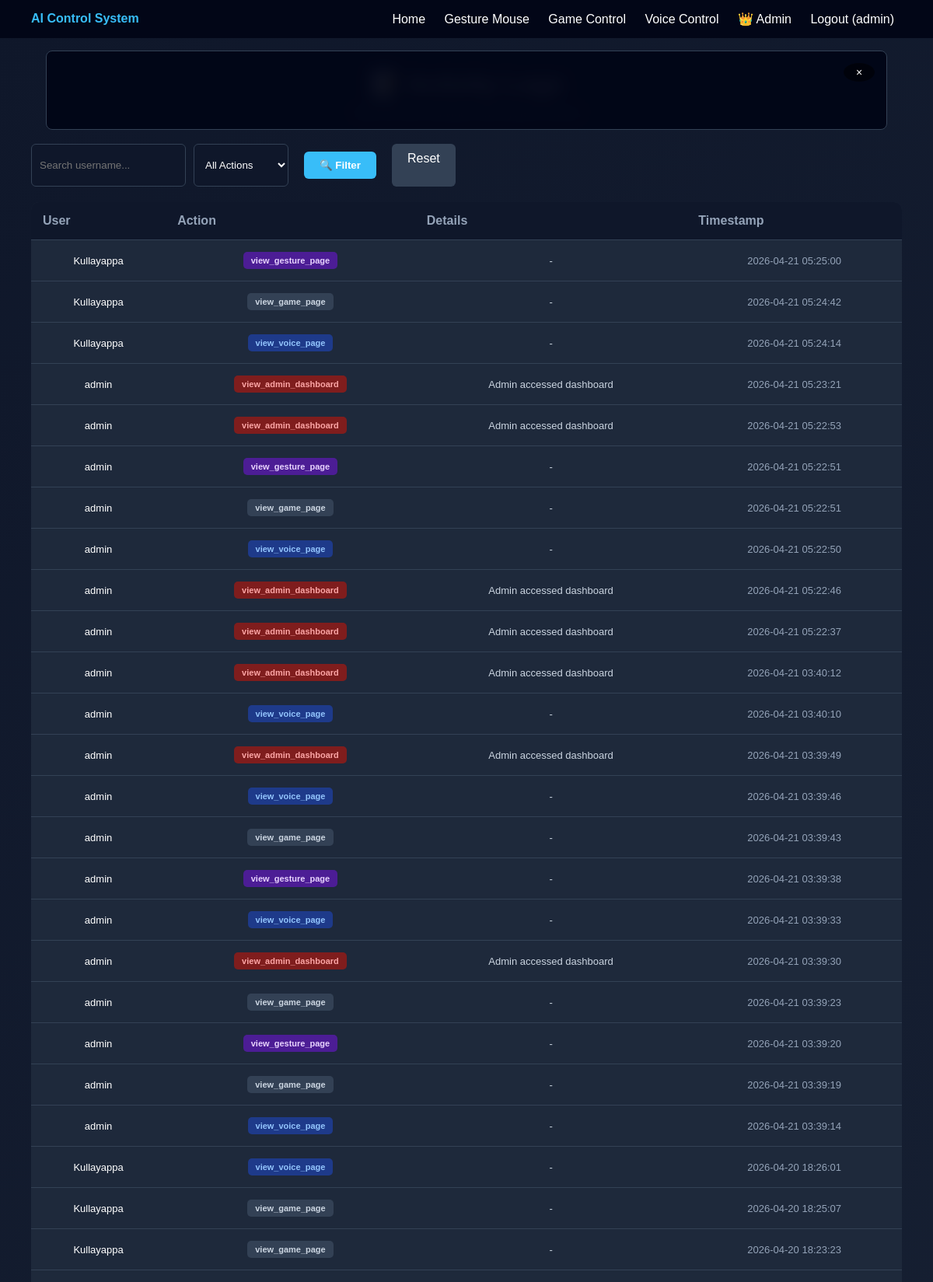
The page /admin/logs (signed in, upper part) on the database its author committed.
### models.py (models this page shows, shortened)
class User(UserMixin, db.Model):
    __tablename__ = 'users'
    id = db.Column(db.Integer, primary_key=True)
    username = db.Column(db.String(80), unique=True, nullable=False, index=True)
    email = db.Column(db.String(120), unique=True, nullable=False, index=True)
    password_hash = db.Column(db.String(255), nullable=False)
    role = db.Column(db.String(20), default='user', nullable=False)  # 'admin' or 'user'
    is_active = db.Column(db.Boolean, default=True)
    created_at = db.Column(db.DateTime, default=datetime.utcnow)
    activity_logs = db.relationship('ActivityLog', backref='user', lazy=True, cascade='all, delete-orphan')
    def is_admin(self):
        return self.role == 'admin'

class ActivityLog(db.Model):
    __tablename__ = 'activity_logs'
    id = db.Column(db.Integer, primary_key=True)
    user_id = db.Column(db.Integer, db.ForeignKey('users.id'), nullable=False, index=True)
    action = db.Column(db.String(200), nullable=False)  # e.g., 'start_gesture', 'voice_command'
    details = db.Column(db.Text)  # JSON or text details
    timestamp = db.Column(db.DateTime, default=datetime.utcnow, index=True)

### app.py (the view)
@app.route('/admin/logs')
@admin_required
def admin_logs():
    search = request.args.get('search', '')
    action_filter = request.args.get('action_filter', '')
    query = ActivityLog.query
    if search:
        query = query.join(User).filter(User.username.ilike(f'%{search}%'))
    if action_filter:
        query = query.filter(ActivityLog.action == action_filter)
    logs = query.order_by(ActivityLog.timestamp.desc()).limit(100).all()
    return render_template('admin_logs.html', logs=logs, search=search, action_filter=action_filter)

### app.py (called while the page is built)
@login_manager.user_loader
def load_user(user_id):
    return User.query.get(int(user_id))

@app.context_processor
def inject_user():
    return {'current_user': current_user}

### utils.py (called while the page is built)
def admin_required(f):
    @wraps(f)
    def decorated_function(*args, **kwargs):
        if not current_user.is_authenticated:
            flash('Please log in first.', 'warning')
            return redirect(url_for('login'))
        if not current_user.is_admin():
            flash('Admin access required.', 'danger')
            return redirect(url_for('home'))
        return f(*args, **kwargs)
    return decorated_function

### templates/admin_logs.html (shortened to what this page needs)
{% extends "base.html" %}
{% block content %}
<div class="admin-header">
    <h1>📝 Activity Logs</h1>
    <p>View all user activities and system events</p>
</div>
<div class="filters">
    <form method="GET" style="display: flex; gap: 10px; flex-wrap: wrap;">
        <input type="text" name="search" placeholder="Search username..." value="{{ search or '' }}">
        <select name="action_filter">
            <option value="">All Actions</option>
        </select>
        <button type="submit" data-tooltip="Filter logs by selected criteria">🔍 Filter</button>
        <a href="/admin/logs" style="padding: 10px 20px; background: #334155; color: white; text-decoration: none; border-radius: 6px; transition: all 0.3s;" data-tooltip="Clear all filters" onmouseover="this.style.background='#475569'" onmouseout="this.style.background='#334155'">Reset</a>
    </form>
</div>
{% if logs %}
    <table class="logs-table">
        <thead>
            <tr>
                <th>User</th>
                <th>Action</th>
                <th>Details</th>
                <th>Timestamp</th>
            </tr>
        </thead>
        <tbody>
            {% for log in logs %}
                <tr>
                    <td>{{ log.user.username }}</td>
                    <td>
                        {% if 'gesture' in log.action %}
                            <span class="action-badge action-gesture">{{ log.action }}</span>
                        {% elif 'voice' in log.action %}
                            <span class="action-badge action-voice">{{ log.action }}</span>
                        {% elif 'admin' in log.action or 'user' in log.action %}
                            <span class="action-badge action-admin">{{ log.action }}</span>
                        {% else %}
                            <span class="action-badge action-other">{{ log.action }}</span>
                        {% endif %}
                    </td>
                    <td style="color: #cbd5e1; max-width: 300px; overflow: hidden; text-overflow: ellipsis;">
                        {{ log.details or '-' }}
                    </td>
                    <td class="timestamp">
                        {{ log.timestamp.strftime('%Y-%m-%d %H:%M:%S') }}
                    </td>
                </tr>
            {% endfor %}
        </tbody>
    </table>
{% else %}
    <div class="empty-state">
        <p>No activity logs found.</p>
    </div>
{% endif %}
{% endblock %}

### templates/base.html (shortened to what this page needs)
<!DOCTYPE html>
<html>
<head>
</head>
<body>
<header>
    <div class="logo">AI Control System</div>
    <nav>
        <a href="/">Home</a>
        {% if current_user.is_authenticated %}
            <a href="/gesture">Gesture Mouse</a>
            <a href="/game">Game Control</a>
            <a href="/voice">Voice Control</a>
            {% if current_user.is_admin() %}
                <a href="/admin">👑 Admin</a>
            {% endif %}
            <a href="/logout">Logout ({{ current_user.username }})</a>
        {% else %}
            <a href="/login">Login</a>
            <a href="/register">Register</a>
        {% endif %}
    </nav>
</header>
<div class="container">
    {% block content %}{% endblock %}
</div>
<div id="ad-banner-top" class="ad-container ad-banner-top">
    <button class="ad-close-btn" onclick="closeAd('banner-top')">×</button>
</div>
</body>
</html>

### templates/base.html (style rules this page uses)
body { margin: 0; font-family: Arial; background: linear-gradient(135deg,#0f172a,#1e293b); color: white; }
header { background: #020617; padding: 15px 40px; display: flex; justify-content: space-between; }
.logo { color: #38bdf8; font-weight: bold; }
nav a { margin: 0 10px; color: white; text-decoration: none; }
.container { padding: 40px; text-align: center; }
button { padding: 10px 20px; margin: 10px; border: none; border-radius: 6px; cursor: pointer; transition: all 0.3s ease; position: relative; font-family: inherit; }
.ad-container { position: fixed; background: rgba(2, 6, 23, 0.95); border: 1px solid #334155; border-radius: 8px; z-index: 100; display: flex; align-items: center; justify-content: center; overflow: hidden; backdrop-filter: blur(10px); }
.ad-banner-top { top: 65px; left: 50%; transform: translateX(-50%); width: 90%; max-width: 1200px; height: 100px; margin: 0 auto; }
.ad-close-btn { position: absolute; top: 5px; right: 5px; background: rgba(0, 0, 0, 0.5); color: white; border: none; border-radius: 50%; width: 24px; height: 24px; cursor: pointer; font-size: 14px; display: flex; align-items: center; justify-content: center; transition: all 0.2s; z-index: 101; }
body { display: grid; grid-template-columns: 1fr; }

### templates/admin_logs.html (style rules this page uses)
.admin-header { margin-bottom: 30px; }
.admin-header h1 { font-size: 32px; margin: 0 0 10px 0; }
.admin-header p { color: #94a3b8; margin: 0; }
.logs-table { width: 100%; border-collapse: collapse; background: #1e293b; border-radius: 10px; overflow: hidden; margin-top: 20px; }
.logs-table thead { background: #0f172a; }
.logs-table th { padding: 15px; text-align: left; color: #94a3b8; font-weight: bold; border-bottom: 1px solid #334155; }
.logs-table td { padding: 15px; border-bottom: 1px solid #334155; font-size: 13px; }
.action-badge { display: inline-block; padding: 5px 10px; border-radius: 5px; font-size: 11px; font-weight: bold; }
.action-gesture { background: #4c1d95; color: #e9d5ff; }
.action-voice { background: #1e3a8a; color: #93c5fd; }
.action-admin { background: #7f1d1d; color: #fca5a5; }
.action-other { background: #334155; color: #cbd5e1; }
.timestamp { color: #94a3b8; font-size: 12px; }
.filters { display: flex; gap: 10px; margin-bottom: 20px; flex-wrap: wrap; }
.filters input, .filters select { padding: 10px; background: #0f172a; border: 1px solid #334155; border-radius: 6px; color: white; }
.filters button { padding: 10px 20px; background: #38bdf8; color: white; border: none; border-radius: 6px; cursor: pointer; font-weight: bold; }

### rows shown on the page
User: username "admin"
ActivityLog: user.username "Kullayappa", action "view_gesture_page", details "-", timestamp "2026-04-21 05:25:00"
ActivityLog: user.username "Kullayappa", action "view_game_page", details "-", timestamp "2026-04-21 05:24:42"
ActivityLog: user.username "Kullayappa", action "view_voice_page", details "-", timestamp "2026-04-21 05:24:14"
ActivityLog: user.username "admin", action "view_admin_dashboard", details "Admin accessed dashboard", timestamp "2026-04-21 05:23:21"
ActivityLog: user.username "admin", action "view_admin_dashboard", details "Admin accessed dashboard", timestamp "2026-04-21 05:22:53"
ActivityLog: user.username "admin", action "view_gesture_page", details "-", timestamp "2026-04-21 05:22:51"
ActivityLog: user.username "admin", action "view_game_page", details "-", timestamp "2026-04-21 05:22:51"
ActivityLog: user.username "admin", action "view_voice_page", details "-", timestamp "2026-04-21 05:22:50"
ActivityLog: user.username "admin", action "view_admin_dashboard", details "Admin accessed dashboard", timestamp "2026-04-21 05:22:46"
ActivityLog: user.username "admin", action "view_admin_dashboard", details "Admin accessed dashboard", timestamp "2026-04-21 05:22:37"
ActivityLog: user.username "admin", action "view_admin_dashboard", details "Admin accessed dashboard", timestamp "2026-04-21 03:40:12"
ActivityLog: user.username "admin", action "view_voice_page", details "-", timestamp "2026-04-21 03:40:10"
ActivityLog: user.username "admin", action "view_admin_dashboard", details "Admin accessed dashboard", timestamp "2026-04-21 03:39:49"
ActivityLog: user.username "admin", action "view_voice_page", details "-", timestamp "2026-04-21 03:39:46"
ActivityLog: user.username "admin", action "view_game_page", details "-", timestamp "2026-04-21 03:39:43"
ActivityLog: user.username "admin", action "view_gesture_page", details "-", timestamp "2026-04-21 03:39:38"
ActivityLog: user.username "admin", action "view_voice_page", details "-", timestamp "2026-04-21 03:39:33"
ActivityLog: user.username "admin", action "view_admin_dashboard", details "Admin accessed dashboard", timestamp "2026-04-21 03:39:30"
ActivityLog: user.username "admin", action "view_game_page", details "-", timestamp "2026-04-21 03:39:23"
ActivityLog: user.username "admin", action "view_gesture_page", details "-", timestamp "2026-04-21 03:39:20"
ActivityLog: user.username "admin", action "view_game_page", details "-", timestamp "2026-04-21 03:39:19"
ActivityLog: user.username "admin", action "view_voice_page", details "-", timestamp "2026-04-21 03:39:14"
ActivityLog: user.username "Kullayappa", action "view_voice_page", details "-", timestamp "2026-04-20 18:26:01"
ActivityLog: user.username "Kullayappa", action "view_game_page", details "-", timestamp "2026-04-20 18:25:07"
ActivityLog: user.username "Kullayappa", action "view_game_page", details "-", timestamp "2026-04-20 18:23:23"
